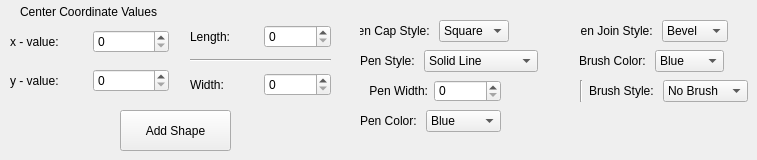
      <widget class="QWidget" name="tab_Rectangle">
       <attribute name="title">
        <string>Rectangle</string>
       </attribute>
       <widget class="QWidget" name="layoutWidget_16">
        <property name="geometry">
         <rect>
          <x>10</x>
          <y>20</y>
          <width>159</width>
          <height>82</height>
         </rect>
        </property>
        <layout class="QVBoxLayout" name="verticalLayout_18">
         <item>
          <layout class="QHBoxLayout" name="horizontalLayout_48">
           <item>
            <widget class="QLabel" name="label_61">
             <property name="text">
              <string>x - value:</string>
             </property>
            </widget>
           </item>
           <item>
            <widget class="QSpinBox" name="spinBox">
             <property name="maximum">
              <number>1000</number>
             </property>
            </widget>
           </item>
          </layout>
         </item>
         <item>
          <layout class="QHBoxLayout" name="horizontalLayout_49">
           <item>
            <widget class="QLabel" name="label_62">
             <property name="text">
              <string>y - value:</string>
             </property>
            </widget>
           </item>
           <item>
            <widget class="QSpinBox" name="spinBox_2">
             <property name="maximum">
              <number>1000</number>
             </property>
            </widget>
           </item>
          </layout>
         </item>
        </layout>
       </widget>
       <widget class="QWidget" name="layoutWidget">
        <property name="geometry">
         <rect>
          <x>190</x>
          <y>20</y>
          <width>141</width>
          <height>81</height>
         </rect>
        </property>
        <layout class="QVBoxLayout" name="verticalLayout_19">
         <item>
          <layout class="QHBoxLayout" name="horizontalLayout_51">
           <item>
            <widget class="QLabel" name="label_63">
             <property name="text">
              <string>Length: </string>
             </property>
            </widget>
           </item>
           <item>
            <widget class="QSpinBox" name="spinBox_3">
             <property name="maximum">
              <number>1000</number>
             </property>
            </widget>
           </item>
          </layout>
         </item>
         <item>
          <widget class="Line" name="line_19">
           <property name="orientation">
            <enum>Qt::Horizontal</enum>
           </property>
          </widget>
         </item>
         <item>
          <layout class="QHBoxLayout" name="horizontalLayout_50">
           <item>
            <widget class="QLabel" name="label_64">
             <property name="text">
              <string>Width: </string>
             </property>
            </widget>
           </item>
           <item>
            <widget class="QSpinBox" name="spinBox_4">
             <property name="maximum">
              <number>1000</number>
             </property>
            </widget>
           </item>
          </layout>
         </item>
        </layout>
       </widget>
       <widget class="QPushButton" name="pushButton_3">
        <property name="geometry">
         <rect>
          <x>120</x>
          <y>110</y>
          <width>111</width>
          <height>41</height>
         </rect>
        </property>
        <property name="text">
         <string>Add Shape</string>
        </property>
       </widget>
       <widget class="QLabel" name="label_60">
        <property name="geometry">
         <rect>
          <x>20</x>
          <y>0</y>
          <width>157</width>
          <height>23</height>
         </rect>
        </property>
        <property name="text">
         <string>Center Coordinate Values</string>
        </property>
       </widget>
       <widget class="QWidget" name="layoutWidget_11">
        <property name="geometry">
         <rect>
          <x>360</x>
          <y>20</y>
          <width>149</width>
          <height>22</height>
         </rect>
        </property>
        <layout class="QHBoxLayout" name="horizontalLayout_80">
         <item>
          <widget class="QLabel" name="label_96">
           <property name="text">
            <string>Pen Cap Style: </string>
           </property>
           <property name="alignment">
            <set>Qt::AlignRight|Qt::AlignTrailing|Qt::AlignVCenter</set>
           </property>
          </widget>
         </item>
         <item>
          <widget class="QComboBox" name="comboBox_setPenCapStyle_4">
           <item>
            <property name="text">
             <string>Square</string>
            </property>
           </item>
           <item>
            <property name="text">
             <string>Flat</string>
            </property>
           </item>
           <item>
            <property name="text">
             <string>Round</string>
            </property>
           </item>
          </widget>
         </item>
        </layout>
       </widget>
       <widget class="QWidget" name="layoutWidget_12">
        <property name="geometry">
         <rect>
          <x>360</x>
          <y>50</y>
          <width>178</width>
          <height>22</height>
         </rect>
        </property>
        <layout class="QHBoxLayout" name="horizontalLayout_81">
         <item>
          <widget class="QLabel" name="label_97">
           <property name="text">
            <string>Pen Style: </string>
           </property>
           <property name="alignment">
            <set>Qt::AlignRight|Qt::AlignTrailing|Qt::AlignVCenter</set>
           </property>
          </widget>
         </item>
         <item>
          <widget class="QComboBox" name="comboBox_setPenStyle_3">
           <item>
            <property name="text">
             <string>Solid Line</string>
            </property>
           </item>
           <item>
            <property name="text">
             <string>Dash Line</string>
            </property>
           </item>
           <item>
            <property name="text">
             <string>Dot Line</string>
            </property>
           </item>
           <item>
            <property name="text">
             <string>Dash Dot Line</string>
            </property>
           </item>
           <item>
            <property name="text">
             <string>Dash Dot Dot Line</string>
            </property>
           </item>
           <item>
            <property name="text">
             <string>No Pen</string>
            </property>
           </item>
          </widget>
         </item>
        </layout>
       </widget>
       <widget class="QWidget" name="layoutWidget_13">
        <property name="geometry">
         <rect>
          <x>360</x>
          <y>80</y>
          <width>141</width>
          <height>22</height>
         </rect>
        </property>
        <layout class="QHBoxLayout" name="horizontalLayout_82">
         <item>
          <widget class="QLabel" name="label_98">
           <property name="text">
            <string>Pen Width:</string>
           </property>
           <property name="alignment">
            <set>Qt::AlignRight|Qt::AlignTrailing|Qt::AlignVCenter</set>
           </property>
          </widget>
         </item>
         <item>
          <widget class="QSpinBox" name="spinBox_setPenWidth_3">
           <property name="minimum">
            <number>0</number>
           </property>
           <property name="maximum">
            <number>20</number>
           </property>
          </widget>
         </item>
        </layout>
       </widget>
       <widget class="QWidget" name="layoutWidget_14">
        <property name="geometry">
         <rect>
          <x>360</x>
          <y>110</y>
          <width>141</width>
          <height>22</height>
         </rect>
        </property>
        <layout class="QHBoxLayout" name="horizontalLayout_83">
         <item>
          <widget class="QLabel" name="label_99">
           <property name="text">
            <string>Pen Color: </string>
           </property>
           <property name="alignment">
            <set>Qt::AlignRight|Qt::AlignTrailing|Qt::AlignVCenter</set>
           </property>
          </widget>
         </item>
         <item>
          <widget class="QComboBox" name="comboBox_setPenColor_3">
           <item>
            <property name="text">
             <string>Blue</string>
            </property>
           </item>
           <item>
            <property name="text">
             <string>Red</string>
            </property>
           </item>
           <item>
            <property name="text">
             <string>Green</string>
            </property>
           </item>
           <item>
            <property name="text">
             <string>Yellow</string>
            </property>
           </item>
           <item>
            <property name="text">
             <string>Black</string>
            </property>
           </item>
           <item>
            <property name="text">
             <string>White</string>
            </property>
           </item>
           <item>
            <property name="text">
             <string>Cyan</string>
            </property>
           </item>
           <item>
            <property name="text">
             <string>Magenta</string>
            </property>
           </item>
           <item>
            <property name="text">
             <string>Gray</string>
            </property>
           </item>
          </widget>
         </item>
        </layout>
       </widget>
       <widget class="QWidget" name="layoutWidget_19">
        <property name="geometry">
         <rect>
          <x>580</x>
          <y>20</y>
          <width>148</width>
          <height>22</height>
         </rect>
        </property>
        <layout class="QHBoxLayout" name="horizontalLayout_84">
         <item>
          <widget class="QLabel" name="label_100">
           <property name="text">
            <string>Pen Join Style: </string>
           </property>
           <property name="alignment">
            <set>Qt::AlignRight|Qt::AlignTrailing|Qt::AlignVCenter</set>
           </property>
          </widget>
         </item>
         <item>
          <widget class="QComboBox" name="comboBox_setPenJoinStyle_3">
           <item>
            <property name="text">
             <string>Bevel</string>
            </property>
           </item>
           <item>
            <property name="text">
             <string>Miter</string>
            </property>
           </item>
           <item>
            <property name="text">
             <string>Round</string>
            </property>
           </item>
          </widget>
         </item>
        </layout>
       </widget>
       <widget class="QWidget" name="layoutWidget_20">
        <property name="geometry">
         <rect>
          <x>580</x>
          <y>50</y>
          <width>144</width>
          <height>22</height>
         </rect>
        </property>
        <layout class="QHBoxLayout" name="horizontalLayout_85">
         <item>
          <widget class="QLabel" name="label_101">
           <property name="text">
            <string>Brush Color: </string>
           </property>
           <property name="alignment">
            <set>Qt::AlignRight|Qt::AlignTrailing|Qt::AlignVCenter</set>
           </property>
          </widget>
         </item>
         <item>
          <widget class="QComboBox" name="comboBox_setBrushColor_3">
           <item>
            <property name="text">
             <string>Blue</string>
            </property>
           </item>
           <item>
            <property name="text">
             <string>Red</string>
            </property>
           </item>
           <item>
            <property name="text">
             <string>Green</string>
            </property>
           </item>
           <item>
            <property name="text">
             <string>Yellow</string>
            </property>
           </item>
           <item>
            <property name="text">
             <string>Black</string>
            </property>
           </item>
           <item>
            <property name="text">
             <string>White</string>
            </property>
           </item>
           <item>
            <property name="text">
             <string>Cyan</string>
            </property>
           </item>
           <item>
            <property name="text">
             <string>Magenta</string>
            </property>
           </item>
           <item>
            <property name="text">
             <string>Gray</string>
            </property>
           </item>
          </widget>
         </item>
        </layout>
       </widget>
       <widget class="QWidget" name="layoutWidget_21">
        <property name="geometry">
         <rect>
          <x>580</x>
          <y>80</y>
          <width>168</width>
          <height>22</height>
         </rect>
        </property>
        <layout class="QHBoxLayout" name="horizontalLayout_86">
         <item>
          <widget class="Line" name="line_22">
           <property name="orientation">
            <enum>Qt::Vertical</enum>
           </property>
          </widget>
         </item>
         <item>
          <widget class="QLabel" name="label_102">
           <property name="text">
            <string>Brush Style: </string>
           </property>
           <property name="alignment">
            <set>Qt::AlignRight|Qt::AlignTrailing|Qt::AlignVCenter</set>
           </property>
          </widget>
         </item>
         <item>
          <widget class="QComboBox" name="comboBox_setBrushStyle_3">
           <item>
            <property name="text">
             <string>No Brush</string>
            </property>
           </item>
           <item>
            <property name="text">
             <string>Solid Brush</string>
            </property>
           </item>
           <item>
            <property name="text">
             <string>Hor Pattern</string>
            </property>
           </item>
           <item>
            <property name="text">
             <string>Ver Pattern</string>
            </property>
           </item>
          </widget>
         </item>
        </layout>
       </widget>
      </widget>
